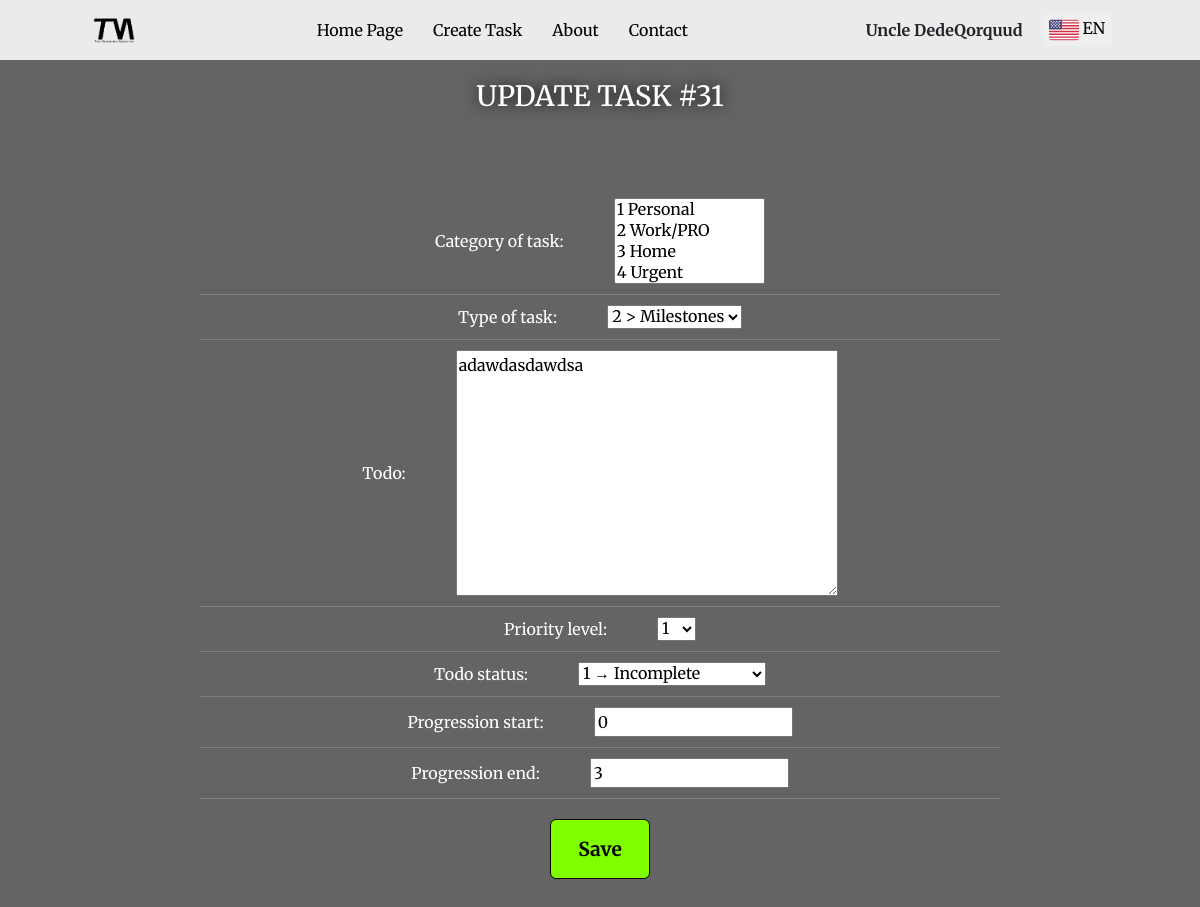
Screenshot of /update_task/31 (signed in) with the database file from the repository.
### tasks/models.py (models this page shows, shortened)
class Task(models.Model):
    PRIORITY_OPTIONS = [(1,1), (2,2), (3,3), (4,4), (5,5), (6,6), (7,7), (8,8), (9,9), (10,10)]
    STATUS_OPTIONS = [(1,'1 → Incomplete'), (2,'2 → Work In Progress'), (3,'3 → Done')]
    category_of_task = models.ManyToManyField(Category, null=True, blank=True)
    type_of_task = models.ForeignKey(TypeOfTask, on_delete=models.CASCADE, null=True, blank=True) # related_name='tasks'
    todo = models.TextField(max_length=256, null=True, blank=True)
    priority_level = models.IntegerField(choices=PRIORITY_OPTIONS, default=1)
    todo_status = models.IntegerField(choices=STATUS_OPTIONS, default=1)
    progression_start = models.IntegerField(default=0)
    progression_end = models.IntegerField(default=1)
    added_time = models.DateTimeField(auto_now_add=True)
    updated_time = models.DateTimeField(auto_now=True)
    assigned_to = models.ForeignKey(User, on_delete=models.SET_NULL, related_name='tasks', null=True)

### tasks/views.py (the view)
# urls.py: path('update_task/<int:pk>', tasks_view.update_task, name='update_task'),
@login_required
def update_task(request, pk):
    auth_stat = request.user.is_authenticated
    auth_stat = request.user.is_authenticated
    log_of_user = LogHistory.objects.filter(user=request.user).order_by('-datentime')
    if request.user.is_authenticated:
        if request.user.first_name or request.user.last_name:
            nickname = f'{request.user.first_name} {request.user.last_name}'
        else:
            nickname = 'Anonymous'
    else:
        nickname = 'Guest'
    task = get_object_or_404(Task, id=pk)
    if request.method == 'POST':
        task_form = TaskForm(request.POST, instance=task)
        if task_form.is_valid():
            task_form.save()
            log_history(request.user, 'update', f'Task #{task_form.save().id} successfully updated.')
            return redirect('tasks_list')
    else:
        task_form = TaskForm(instance=task)
        context = {
            'user': nickname,
            'auth_stat': auth_stat,
            'untitled_data': 'empty',
            'is_nav': True,
            'task_form': task_form,
            'active_card': task,
        }
    return render(request, 'tasks/update_task.html', context)

### tasks/forms.py
class TaskForm(forms.ModelForm):
    class Meta:
        model = Task
        exclude = ('added_time', 'updated_time', 'assigned_to')

### tasks/models.py (called while the page is built)
    def __str__(self):
        return f'{self.id} {self.name}'

    def __str__(self):
        return f'{self.id} > {self.name}'

### templates/tasks/update_task.html (shortened to what this page needs)
{% extends '../base/layout.html' %}
{% load static %}
{% block content %}
    <div style="background-color: rgb(100,100,100); min-height: 850px;">
        <h3 class="form_headers"> UPDATE TASK #{{active_card.id}} </h3>
        <br>
        <form method="post" class="db_form">
            {{ task_form.as_p }}
            <button type="submit"> Save </button>
        </form>
    </div>
{% endblock %}

### static/css/global.css (style rules this page uses)
* { font-family: "Merriweather", serif; }
button { cursor: pointer; }
.form_headers { color: rgb(255,255,255); margin-bottom: 50px; padding-top: 20px; filter: drop-shadow(0 0 8px rgb(0,0,0)); text-align: center; }
.db_form { display: flex; flex-direction: column; align-items: center; justify-content: center; }
.db_form p { display: flex; align-items: center; justify-content: center; gap: 50px; width: 800px; padding: 10px 10px 10px 10px; margin: 0; border: none; border-bottom: 1px solid rgb(128,128,128); color: rgb(255,255,255); }
.db_form button { background-color: rgb(128,255,0); color: rgb(0,0,0); border: 1px solid rgb(0,0,0); border-radius: 6px; min-width: 100px; margin: 20px 0 0 0; padding: 15px; transition: linear 100ms; font-size: larger; font-weight: bolder; }

### rows the page displays
Task: id "31", type_of_task "2 > Milestones", todo "adawdasdawdsa", priority_level "1", todo_status "1 → Incomplete", progression_start "0", progression_end "3"

### other values shown
{{ user }} "Uncle DedeQorquud"
